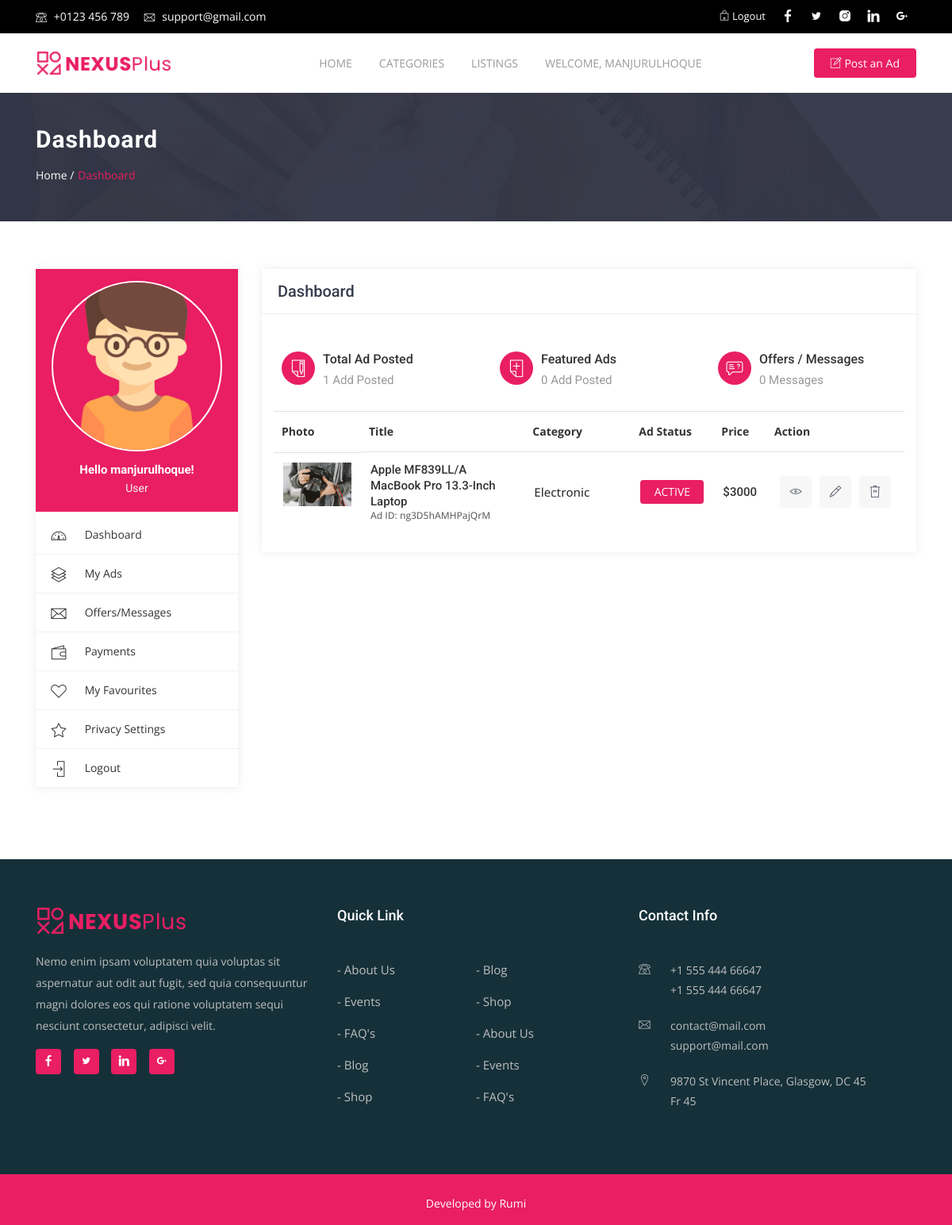
The app's page /users/dashboard (signed in), older data.
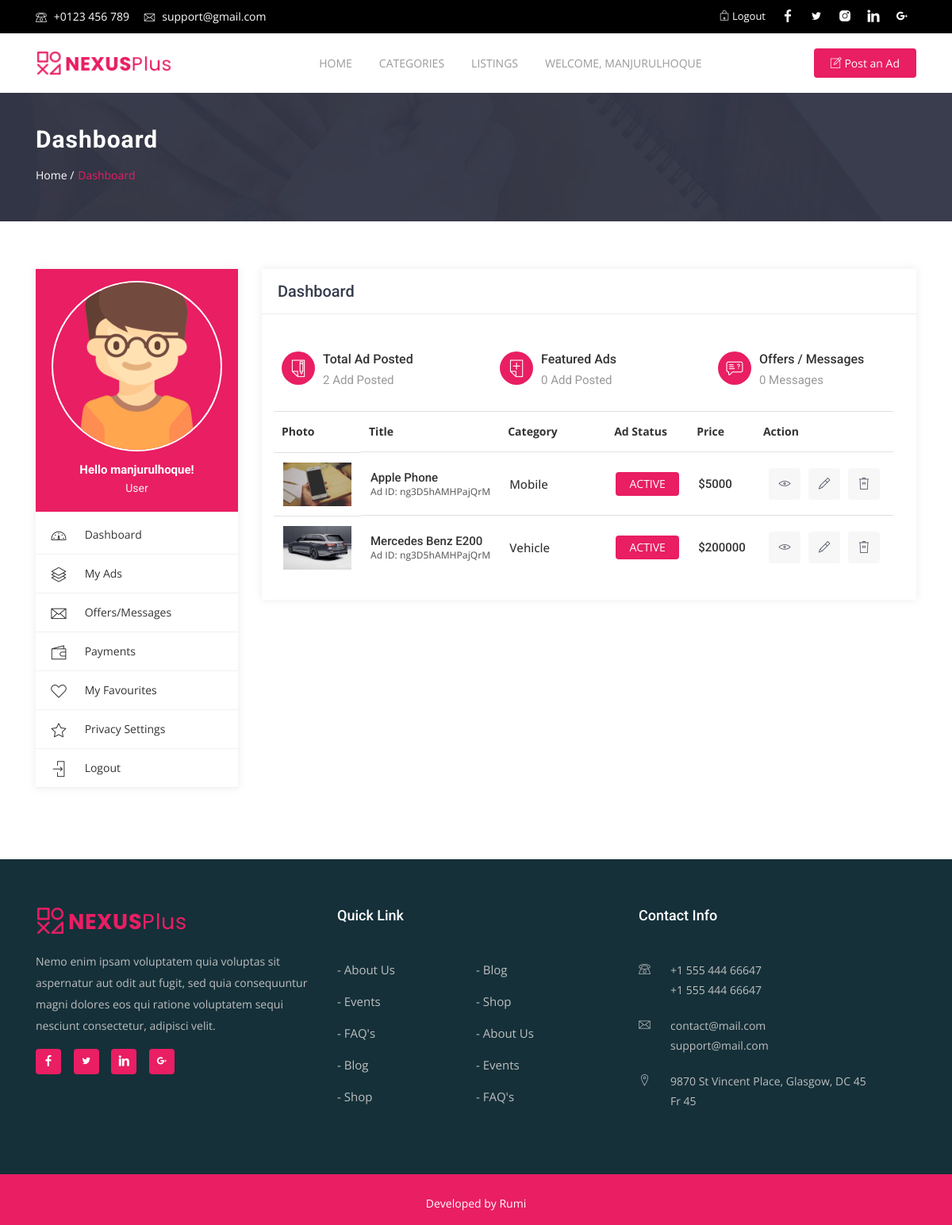
The same page, newer data.
### accounts/models.py (models this page shows, shortened)
class User(AbstractUser):
    username = models.CharField(
        'username',
        max_length=50,
        unique=True,
        help_text='Required. 50 characters or fewer. Letters, digits and @/./+/-/_ only.',
        error_messages={
            'unique': "A user with that username already exists.",
        },
    )
    email = models.EmailField(unique=True, blank=False,
                              error_messages={
                                  'unique': "A user with that email already exists.",
                              })
    about = models.TextField(blank=True)
    phone = models.CharField(max_length=20, blank=True, verbose_name="Contact number")
    USERNAME_FIELD = "email"
    REQUIRED_FIELDS = ["username"]

### core/models.py (models this page shows, shortened)
class Ad(models.Model):
    user = models.ForeignKey(User, on_delete=models.CASCADE)
    category = models.ForeignKey(Category, on_delete=models.CASCADE)
    title = models.CharField(max_length=255, verbose_name="Ad title")
    price = models.IntegerField(verbose_name="Ad price")
    description = models.TextField(verbose_name="Ad description")
    featured = models.BooleanField(default=False)
    status = models.IntegerField(default=1)
    created_at = models.DateTimeField(auto_now=True)
    tags = TaggableManager()
    @property
    def first_image_or_default(self):
        return self.ad_images.all()[0].image.url if self.ad_images.count() > 0 else "/media/ad_images/default.jpg"
    @property
    def ad_status(self):
        if self.status == 1:
            return 'active'
        elif self.status == 2:
            return 'inactive'
        elif self.status == 3:
            return 'sold'
        else:
            return 'deleted'

class AdImage(models.Model):
    ad = models.ForeignKey(Ad, on_delete=models.CASCADE, related_name="ad_images")
    image = models.ImageField(verbose_name="Ad image", upload_to="ad_images")

class Category(models.Model):
    class Meta:
        verbose_name = "Category"
        verbose_name_plural = "Categories"
    title = models.CharField(max_length=255)
    image = models.ImageField(verbose_name="Category Image", upload_to="category_images",
                              default="category_images/default.png")

### users/views.py (the view)
# urls.py: path('dashboard', DashboardView.as_view(), name="dashboard"),
class DashboardView(CustomLoginRequiredMixin, TemplateView):
    template_name = "users/dashboard.html"
    def get_context_data(self, **kwargs):
        context = super(DashboardView, self).get_context_data(**kwargs)
        ads = Ad.objects.filter(user=self.request.user)
        context['ads'] = ads
        total_ads = copy.deepcopy(ads).count()
        featured_ads = copy.deepcopy(ads).filter(featured=True).count()
        context['total_ads'] = total_ads
        context['featured_ads'] = featured_ads
        return context

### templates/users/dashboard.html
{% extends 'base.html' %}
{% load static %}
{% block content %}
    <div class="page-header" style="background: url('{% static 'assets/img/banner1.jpg' %}');">
        <div class="container">
            <div class="row">
                <div class="col-md-12">
                    <div class="breadcrumb-wrapper">
                        <h2 class="product-title">Dashboard</h2>
                        <ol class="breadcrumb">
                            <li><a href="#">Home /</a></li>
                            <li class="current">Dashboard</li>
                        </ol>
                    </div>
                </div>
            </div>
        </div>
    </div>
    <div id="content" class="section-padding">
        <div class="container">
            <div class="row">
                {% include 'includes/sidebar.html' %}
                <div class="col-sm-12 col-md-8 col-lg-9">
                    <div class="page-content">
                        {% if ads.count > 0 %}
                            <div class="inner-box">
                                <div class="dashboard-box">
                                    <h2 class="dashbord-title">Dashboard</h2>
                                </div>
                                <div class="dashboard-wrapper">
                                    <div class="dashboard-sections">
                                        <div class="row">
                                            <div class="col-xs-6 col-sm-6 col-md-6 col-lg-4">
                                                <div class="dashboardbox">
                                                    <div class="icon"><i class="lni-write"></i></div>
                                                    <div class="contentbox">
                                                        <h2><a href="#">Total Ad Posted</a></h2>
                                                        <h3>{{ total_ads }} Add Posted</h3>
                                                    </div>
                                                </div>
                                            </div>
                                            <div class="col-xs-6 col-sm-6 col-md-6 col-lg-4">
                                                <div class="dashboardbox">
                                                    <div class="icon"><i class="lni-add-files"></i></div>
                                                    <div class="contentbox">
                                                        <h2><a href="#">Featured Ads</a></h2>
                                                        <h3>{{ featured_ads }} Add Posted</h3>
                                                    </div>
                                                </div>
                                            </div>
                                            <div class="col-xs-6 col-sm-6 col-md-6 col-lg-4">
                                                <div class="dashboardbox">
                                                    <div class="icon"><i class="lni-support"></i></div>
                                                    <div class="contentbox">
                                                        <h2><a href="#">Offers / Messages</a></h2>
                                                        <h3>0 Messages</h3>
                                                    </div>
                                                </div>
                                            </div>
                                        </div>
                                    </div>
                                    <table class="table table-responsive dashboardtable tablemyads">
                                        <thead>
                                        <tr>
                                            <th>Photo</th>
                                            <th>Title</th>
                                            <th>Category</th>
                                            <th>Ad Status</th>
                                            <th>Price</th>
                                            <th>Action</th>
                                        </tr>
                                        </thead>
                                        <tbody>
                                        {% for ad in ads %}
                                            <tr data-category="{{ ad.ad_status }}">
                                                <td class="photo">
                                                    <img class="img-fluid" src="{{ ad.first_image_or_default }}"
                                                         alt="">
                                                </td>
                                                <td data-title="Title">
                                                    <h3>{{ ad.title }}</h3>
                                                    <span>Ad ID: ng3D5hAMHPajQrM</span>
                                                </td>
                                                <td data-title="Category">
                                                    <span class="adcategories">{{ ad.category.title }}</span>
                                                </td>
                                                <td data-title="Ad Status">
                                                    <span class="adstatus adstatusactive">{{ ad.ad_status }}</span>
                                                </td>
                                                <td data-title="Price">
                                                    <h3>${{ ad.price }}</h3>
                                                </td>
                                                <td data-title="Action">
                                                    <div class="btns-actions">
                                                        <a class="btn-action btn-view"
                                                           href="{% url 'ads:ad.details' ad.id %}">
                                                            <i class="lni-eye"></i>
                                                        </a>
                                                        <a class="btn-action btn-edit"
                                                           href="{% url 'ads:update.ad' ad.id %}">
                                                            <i class="lni-pencil"></i>
                                                        </a>
                                                        <a class="btn-action btn-delete" href="{% url 'ads:delete.ad' ad.id %}">
                                                            <i class="lni-trash"></i>
                                                        </a>
                                                    </div>
                                                </td>
                                            </tr>
                                        {% endfor %}
                                        </tbody>
                                    </table>
                                </div>
                            </div>
                        {% else %}
                            <h2 class="text-center">You don't have any ad</h2>
                        {% endif %}
                    </div>
                </div>
            </div>
        </div>
    </div>
{% endblock %}

### templates/includes/navbar.html (shortened to what this page needs)
{% load static %}
<div class="top-bar">
    <div class="container">
        <div class="row">
            <div class="col-lg-7 col-md-5 col-xs-12">
                <ul class="list-inline">
                    <li><i class="lni-phone"></i> +0123 456 789</li>
                    <li><i class="lni-envelope"></i> support@gmail.com</li>
                </ul>
            </div>
            <div class="col-lg-5 col-md-7 col-xs-12">
                <div class="roof-social float-right">
                    <a class="facebook" href="#"><i class="lni-facebook-filled"></i></a>
                    <a class="twitter" href="#"><i class="lni-twitter-filled"></i></a>
                    <a class="instagram" href="#"><i class="lni-instagram-filled"></i></a>
                    <a class="linkedin" href="#"><i class="lni-linkedin-fill"></i></a>
                    <a class="google" href="#"><i class="lni-google-plus"></i></a>
                </div>
                {% if not request.user.is_authenticated %}
                    <div class="header-top-right float-right">
                        <a href="{% url 'accounts:login' %}" class="header-top-button"><i class="lni-lock"></i> Log
                            In</a> |
                        <a href="{% url 'accounts:register' %}" class="header-top-button"><i class="lni-pencil"></i>
                            Register</a>
                    </div>
                {% else %}
                    <div class="header-top-right float-right">
                        <a href="{% url 'accounts:logout' %}" class="header-top-button">
                            <i class="lni-lock"></i> Logout</a>
                    </div>
                {% endif %}
            </div>
        </div>
    </div>
</div>
<nav class="navbar navbar-expand-lg bg-white fixed-top scrolling-navbar">
    <div class="container">
        <div class="navbar-header">
            <a href="{% url 'core:home' %}" class="navbar-brand">
                <img src="{% static 'assets/img/logo.png' %}" alt="">
            </a>
        </div>
        <div class="collapse navbar-collapse" id="main-navbar">
            <ul class="navbar-nav mr-auto w-100 justify-content-center">
                <li class="nav-item acive">
                    <a class="nav-link" href="{% url 'core:home' %}">
                        Home
                    </a>
                </li>
                <li class="nav-item">
                    <a class="nav-link" href="{% url 'categories:list' %}">
                        Categories
                    </a>
                </li>
                <li class="nav-item">
                    <a class="nav-link" href="{% url 'core:listings' %}">
                        Listings
                    </a>
                </li>
                {% if request.user.is_authenticated %}
                    <li class="nav-item dropdown">
                        <a class="nav-link dropdown-toggle" href="#" data-toggle="dropdown" aria-haspopup="true"
                           aria-expanded="false">
                            Welcome, {{ request.user.username }}
                        </a>
                    </li>
                {% endif %}
            </ul>
            <div class="post-btn">
                <a class="btn btn-common" href="{% url 'ads:crate.ad' %}">
                    <i class="lni-pencil-alt"></i> Post an Ad
                </a>
            </div>
        </div>
    </div>
</nav>

### templates/includes/sidebar.html
{% load static %}
<div class="col-sm-12 col-md-4 col-lg-3 page-sidebar">
    <aside>
        <div class="sidebar-box">
            <div class="user">
                <figure>
                    <a href="#">
                        <img class="img-fluid" src="{% static 'assets/img/avatar.png' %}" alt="">
                    </a>
                </figure>
                <div class="usercontent">
                    <h3>Hello {{ request.user.username }}!</h3>
                    <h4>User</h4>
                </div>
            </div>
            <nav class="navdashboard">
                <ul>
                    <li>
                        <a href="{% url 'users:dashboard' %}">
                            <i class="lni-dashboard"></i>
                            <span>Dashboard</span>
                        </a>
                    </li>
                    <li>
                        <a href="account-myads.html">
                            <i class="lni-layers"></i>
                            <span>My Ads</span>
                        </a>
                    </li>
                    <li>
                        <a href="#">
                            <i class="lni-envelope"></i>
                            <span>Offers/Messages</span>
                        </a>
                    </li>
                    <li>
                        <a href="payments.html">
                            <i class="lni-wallet"></i>
                            <span>Payments</span>
                        </a>
                    </li>
                    <li>
                        <a href="account-favourite-ads.html">
                            <i class="lni-heart"></i>
                            <span>My Favourites</span>
                        </a>
                    </li>
                    <li>
                        <a href="{% url 'users:privacy.settings' %}">
                            <i class="lni-star"></i>
                            <span>Privacy Settings</span>
                        </a>
                    </li>
                    <li>
                        <a href="{% url 'accounts:logout' %}">
                            <i class="lni-enter"></i>
                            <span>Logout</span>
                        </a>
                    </li>
                </ul>
            </nav>
        </div>
    </aside>
</div>

Row changes from the older to the newer data that the page shows:
removed Ad: first_image_or_default (picture), title "Apple MF839LL/A MacBook Pro 13.3-Inch Laptop", category "Electronic", ad_status "ACTIVE", price "3000"
added Ad: first_image_or_default (picture), title "Apple Phone", category "Mobile", ad_status "ACTIVE", price "5000"
added Ad: first_image_or_default (picture), title "Mercedes Benz E200", category "Vehicle", ad_status "ACTIVE", price "200000"
Text that changed along with them:
{{ total_ads }}: "1" → "2"
